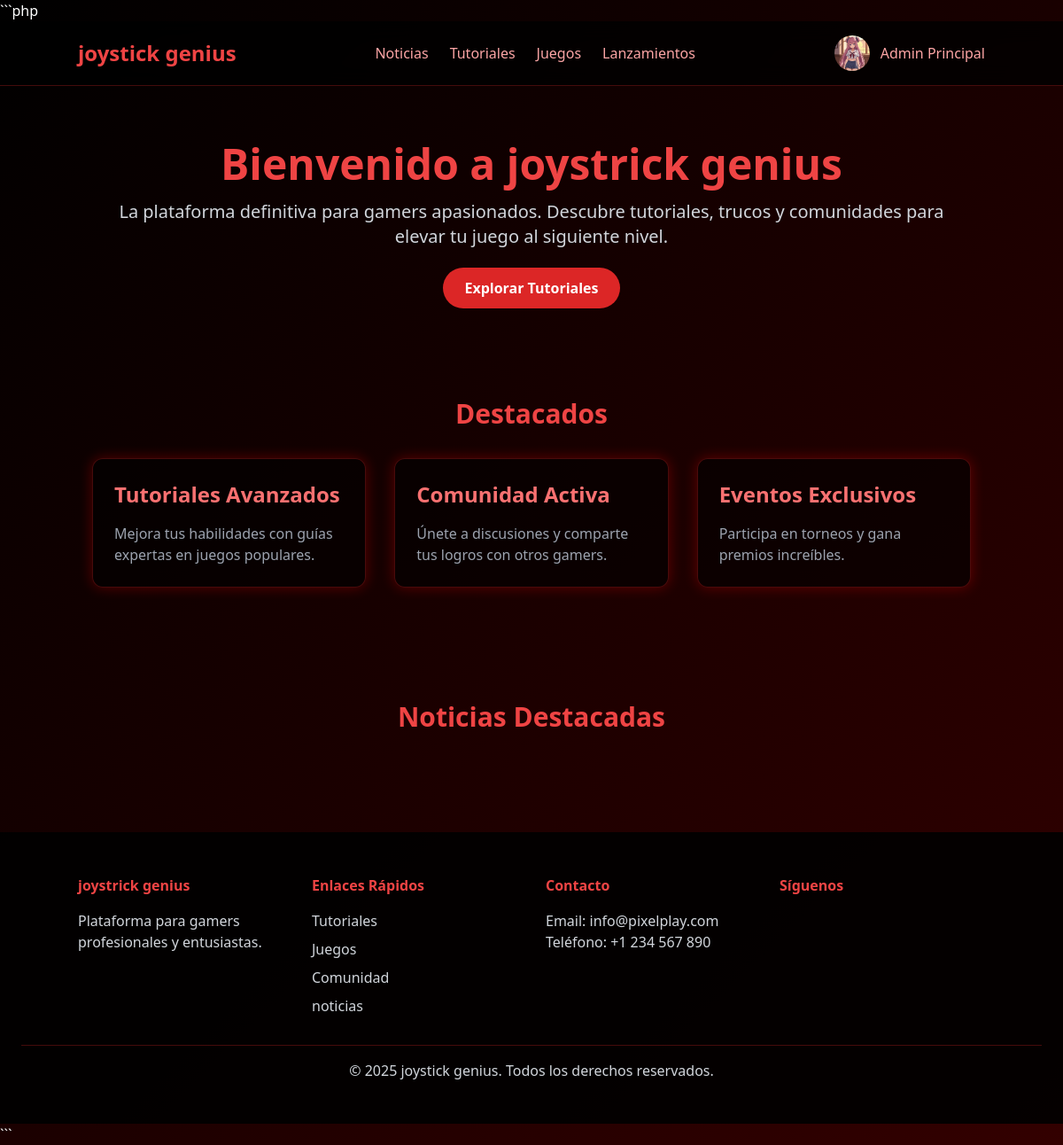
Screenshot of /controlador/principal.php (signed in) with the database file from the repository.
### tables this page shows
CREATE TABLE `usuarios` (
  `id` int(11) NOT NULL,
  `nombre` varchar(100) NOT NULL,
  `email` varchar(100) NOT NULL,
  `password` varchar(255) NOT NULL,
  `tipo_usuario` enum('usuario','admin','adminvista','moderador') DEFAULT 'usuario',
  `fecha_registro` timestamp NOT NULL DEFAULT current_timestamp(),
  `ultimo_acceso` timestamp NULL DEFAULT NULL,
  `estado` enum('activo','inactivo') DEFAULT 'activo',
  `rango_id` int(11) DEFAULT NULL,
  `foto_perfil` varchar(255) DEFAULT NULL,
  `puntos` int(11) DEFAULT 0
);

### controlador/principal.php (the view, shortened to what this page needs)
<?php
require_once 'conexion.php';
$conexion = $conexion;
$usuario_id = $_SESSION['usuario_id'];
$stmt = $conexion->prepare("SELECT u.nombre, u.foto_perfil, u.tipo_usuario, r.nombre as rango_nombre
                        FROM usuarios u
                        LEFT JOIN rangos r ON u.rango_id = r.id
                        WHERE u.id = ?");
$stmt->bind_param("i", $usuario_id);
$stmt->execute();
$resultado = $stmt->get_result();
$usuario = $resultado->fetch_assoc();
$foto_perfil = $usuario['foto_perfil'] ? '../vista/' . $usuario['foto_perfil'] : '../vista/multimedia/default-profile.png';
?>
<!DOCTYPE html>
<html lang="es">
<head>
    <script src="https://cdn.tailwindcss.com"></script>
    <link href="https://cdnjs.cloudflare.com/ajax/libs/lucide-icons/0.263.1/lucide.min.css" rel="stylesheet">
    <link rel="stylesheet" href="../vista/css/principal.css">
</head>
<body class="min-h-screen text-white flex flex-col">
    <header class="sticky top-0 z-50 bg-black/80 backdrop-blur-md border-b border-red-600/30 p-4">
        <div class="container mx-auto flex items-center justify-between">
            <a href="principal.php" class="flex items-center space-x-2">
                <span class="text-2xl font-bold text-red-500">joystick genius</span>
            </a>
            <nav class="flex space-x-6">
                <a href="noticias.php" class="text-red-300 hover:text-red-500 transition">Noticias</a>
                <a href="tutoriales.php" class="text-red-300 hover:text-red-500 transition">Tutoriales</a>
                <a href="videojuegos.php" class="text-red-300 hover:text-red-500 transition">Juegos</a>
                <a href="lanzamiento.php" class="text-red-300 hover:text-red-500 transition">Lanzamientos</a>
            </nav>
            <div class="relative">
                <div class="flex items-center cursor-pointer" onclick="toggleUserMenu()">
                    <img src="<?php echo htmlspecialchars($foto_perfil); ?>"
                        alt="Usuario"
                        class="w-10 h-10 rounded-full mr-3 object-cover">
                    <span class="text-red-300"><?php echo htmlspecialchars($usuario['nombre']); ?></span>
                </div>
            </div>
        </div>
    </header>
    <section class="container mx-auto px-4 py-16 text-center">
        <h1 class="text-5xl font-bold text-red-500 mb-4">Bienvenido a joystrick genius</h1>
        <p class="text-xl text-gray-300 mb-8">La plataforma definitiva para gamers apasionados. Descubre tutoriales, trucos y comunidades para elevar tu juego al siguiente nivel.</p>
        <a href="tutoriales.php" class="bg-red-600 hover:bg-red-700 text-white py-3 px-6 rounded-full font-semibold transition hover-red-glow">Explorar Tutoriales</a>
    </section>
    <section class="container mx-auto px-4 py-12">
        <h2 class="text-3xl font-semibold text-red-500 mb-8 text-center">Destacados</h2>
        <div class="grid grid-cols-1 md:grid-cols-3 gap-8">
            <div class="bg-black/60 border border-red-600/30 rounded-xl p-6 red-glow hover-red-glow transition">
                <h3 class="text-2xl font-bold text-red-400 mb-4">Tutoriales Avanzados</h3>
                <p class="text-gray-400">Mejora tus habilidades con guías expertas en juegos populares.</p>
            </div>
            <div class="bg-black/60 border border-red-600/30 rounded-xl p-6 red-glow hover-red-glow transition">
                <h3 class="text-2xl font-bold text-red-400 mb-4">Comunidad Activa</h3>
                <p class="text-gray-400">Únete a discusiones y comparte tus logros con otros gamers.</p>
            </div>
            <div class="bg-black/60 border border-red-600/30 rounded-xl p-6 red-glow hover-red-glow transition">
                <h3 class="text-2xl font-bold text-red-400 mb-4">Eventos Exclusivos</h3>
                <p class="text-gray-400">Participa en torneos y gana premios increíbles.</p>
            </div>
        </div>
    </section>
    <section class="py-20">
        <div class="container mx-auto px-4">
            <h2 class="text-3xl font-semibold text-red-500 mb-8 text-center">Noticias Destacadas</h2>
        </div>
    </section>
    <footer class="bg-black/90 text-gray-300 py-12 px-6 mt-auto">
        <div class="container mx-auto grid grid-cols-1 md:grid-cols-4 gap-8">
            <div>
                <h4 class="text-red-500 font-bold mb-4">joystrick genius</h4>
                <p>Plataforma para gamers profesionales y entusiastas.</p>
            </div>
            <div>
                <h4 class="text-red-500 font-bold mb-4">Enlaces Rápidos</h4>
                <ul class="space-y-2">
                    <li><a href="tutoriales.php" class="hover:text-red-500 transition">Tutoriales</a></li>
                    <li><a href="juego2.php" class="hover:text-red-500 transition">Juegos</a></li>
                    <li><a href="comunidad.php" class="hover:text-red-500 transition">Comunidad</a></li>
                    <li><a href="noticia2.php" class="hover:text-red-500 transition">noticias</a></li>
                </ul>
            </div>
            <div>
                <h4 class="text-red-500 font-bold mb-4">Contacto</h4>
                <p>Email: info@pixelplay.com</p>
                <p>Teléfono: +1 234 567 890</p>
            </div>
            <div>
                <h4 class="text-red-500 font-bold mb-4">Síguenos</h4>
            </div>
        </div>
        <div class="text-center mt-8 border-t border-red-600/30 pt-4">
            <p>&copy; 2025 joystick genius. Todos los derechos reservados.</p>
        </div>
    </footer>
</body>
</html>

### vista/css/principal.css (style rules this page uses)
body { background: linear-gradient(135deg, #000000, #1a0000, #330000); background-attachment: fixed; }
.red-glow { box-shadow: 0 0 15px rgba(255, 0, 0, 0.3); }

### rows the page displays
usuarios: foto_perfil (picture), nombre "Admin Principal"
